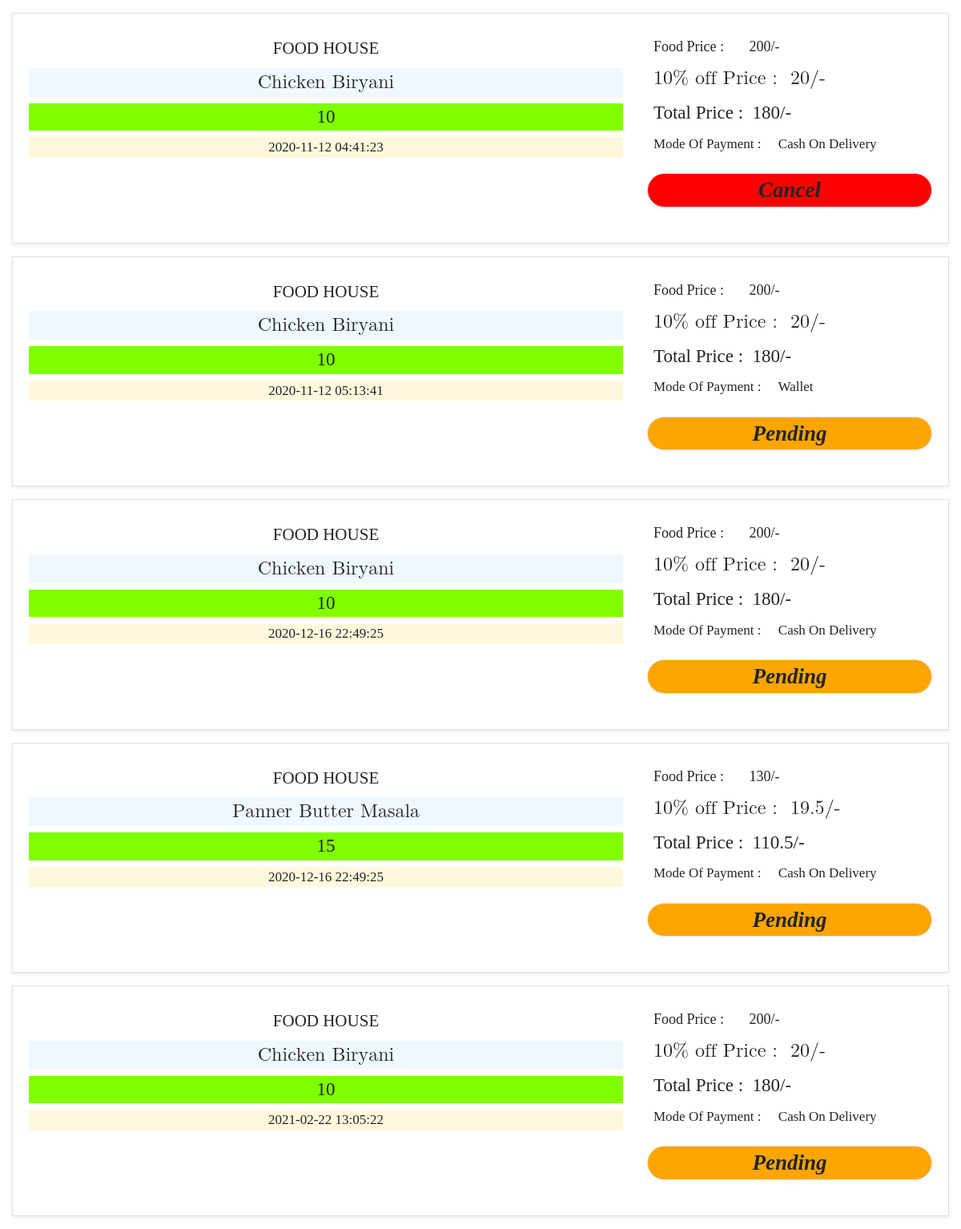
Screenshot of /order_history.php (signed in) with the database file from the repository.
### tables this page shows
CREATE TABLE `order_details_of_user` (
  `order_id` int(100) NOT NULL,
  `user_id` int(100) NOT NULL,
  `user_email` varchar(255) NOT NULL,
  `user_phone` varchar(100) NOT NULL,
  `product_id` varchar(100) NOT NULL,
  `product_name` varchar(100) NOT NULL,
  `product_per_psc_price` varchar(255) NOT NULL,
  `product_quantity` varchar(100) NOT NULL,
  `total_price` varchar(100) NOT NULL,
  `product_discount` varchar(255) NOT NULL,
  `product_discount_price` varchar(255) NOT NULL,
  `total_product_price` varchar(255) NOT NULL,
  `product_payment` varchar(255) NOT NULL,
  `delivery_address` varchar(255) NOT NULL,
  `land_mark` varchar(250) NOT NULL,
  `alternative_address` varchar(250) NOT NULL,
  `alternative_mobile` varchar(100) NOT NULL,
  `delivery_pincode` varchar(255) NOT NULL,
  `delivery_boy` varchar(255) NOT NULL,
  `status` varchar(255) NOT NULL,
  `value` int(100) NOT NULL,
  `date_of_order` datetime NOT NULL DEFAULT CURRENT_TIMESTAMP
);

### order_history.php (the view, shortened to what this page needs)
<!doctype html>
<html lang="en">
<head>
    <link rel="stylesheet" href="https://cdn.jsdelivr.net/npm/bootstrap@4.5.3/dist/css/bootstrap.min.css"
>
</head>
<body style="background-color:white;">
<?php
include 'connection.php';
$user_id=$_SESSION['slno'];
$sql="select * from `order_details_of_user` where `user_id`='$user_id'";
$result=mysqli_query($conn,$sql);
$nums=mysqli_num_rows($result);
if($nums > 0){
  while($row=mysqli_fetch_assoc($result)){
?>
      <div class="col-md-12 my-3">
          <div class="shadow-sm border">
              <div class="card-body" style="width:100%;   background-color:white;">
                  <div class="row">
                      <div class="col-md-8">
                          <div class="text-center my-2" style="    font-size: 21px;
      font-family: cursive;">FOOD HOUSE</div>
                          <div class="text-center my-2" style="font-size: 24px;
      font-family: math;
      background-color: aliceblue;"><?php echo $row['product_name'] ?></div>
                          <div class="text-center my-2" style="    font-size: 23px;
      background-color: chartreuse;
      font-family: cursive;"><?php echo $row['product_discount'] ?></div>
                          <div class="text-center my-2" style="font-size: 17px;
      font-family: auto;
      background-color: cornsilk;"><?php echo $row['date_of_order'] ?></div>
                      </div>
                      <div class="col-md-4">
                          <div class="mx-2 my-2" style="    font-size: 18px;
      font-family: cursive;">Food Price : &nbsp; &nbsp; &nbsp; <?php echo $row['product_per_psc_price'] ?>/-</div>
                          <div class="mx-2 my-2" style="font-size: 24px;
      font-family: math;">10% off Price :&nbsp; <?php echo $row['product_discount_price'] ?>/-</div>
                          <div class="mx-2 my-2" style="    font-size: 23px;
      font-family: cursive;">Total Price :&nbsp; <?php echo $row['total_product_price'] ?>/- </div>
                          <div class="mx-2 my-2" style="font-size: 17px;
      font-family: auto;">Mode Of Payment : &nbsp; &nbsp; <?php echo $row['product_payment'] ?></div>
<?php
if($row['status']=='Pending'){
    echo ' <div class="text-center my-4 border" style="font-size: 27px; background-color:orange; border-radius:25px;
    font-family: auto;"><b><i>'.$row['status'].'</i></b></div>';
}
else if($row['status']=='On a Way'){
    echo ' <div class="text-center my-4 border" style="font-size: 27px; background-color:blue; border-radius:25px;
    font-family: auto;"><b><i>'.$row['status'].'</i></b></div>';
}
else if($row['status']=='Cancel'){
    echo ' <div class="text-center my-4 border" style="font-size: 27px; background-color:red; border-radius:25px;
    font-family: auto;"><b><i>'.$row['status'].'</i></b></div>';
}
?>
                      </div>
                  </div>
              </div>
          </div>
      </div>
<?php
}
}
?>
</body>
</html>

### rows the page displays
order_details_of_user: product_name "Chicken Biryani", product_discount "10", date_of_order "2020-11-12 04:41:23", product_per_psc_price "200", product_discount_price "20", total_product_price "180", product_payment "Cash On Delivery", status "Cancel"
order_details_of_user: product_name "Chicken Biryani", product_discount "10", date_of_order "2020-11-12 05:13:41", product_per_psc_price "200", product_discount_price "20", total_product_price "180", product_payment "Wallet", status "Pending"
order_details_of_user: product_name "Chicken Biryani", product_discount "10", date_of_order "2020-12-16 22:49:25", product_per_psc_price "200", product_discount_price "20", total_product_price "180", product_payment "Cash On Delivery", status "Pending"
order_details_of_user: product_name "Panner Butter Masala", product_discount "15", date_of_order "2020-12-16 22:49:25", product_per_psc_price "130", product_discount_price "19.5", total_product_price "110.5", product_payment "Cash On Delivery", status "Pending"
order_details_of_user: product_name "Chicken Biryani", product_discount "10", date_of_order "2021-02-22 13:05:22", product_per_psc_price "200", product_discount_price "20", total_product_price "180", product_payment "Cash On Delivery", status "Pending"
